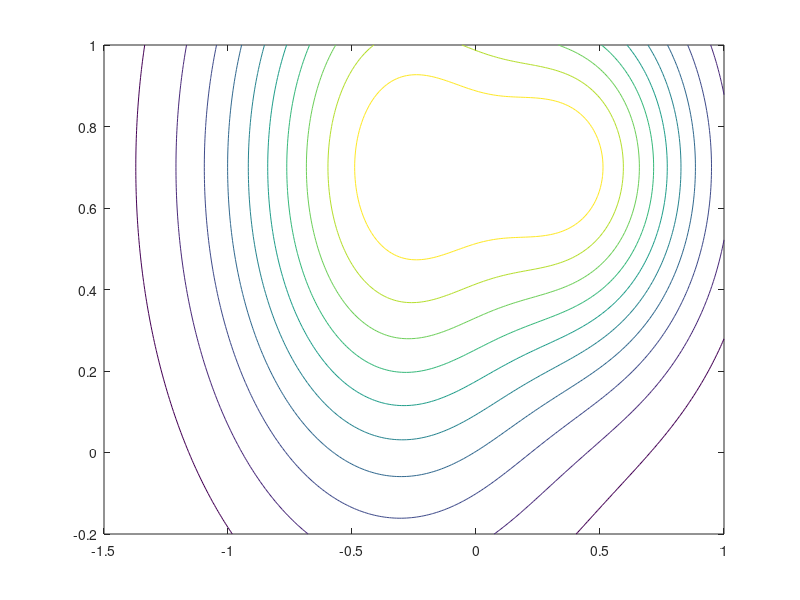

Write MATLAB code to recreate this figure.
% ECE471/571 project 1
% How to estimate two-modal Gaussian
% 
% Assume you've already run "plotsynth.m"

%
clear all;

% following is the estimate from class 0, the red samples
% if you've used the plotsynth.m to plot the samples from the training set
d = 2;    % two-dimensional
mu1 = [-0.31; 0.7];
mu2 = [0.5; 0.7];
S1 = [0.25 0; 0 0.3];
S2 = [0.1 0; 0 0.1];
A1 = 0.8;
A2 = 1 - A1;

nr = 1;     % row index
for i=-1.5:0.01:1
  nc = 1;   % column index
  for j=-0.2:0.01:1 
    x = [i;j];
    px1 = A1/((2*pi)^(d/2)*(det(S1))^(1/2)) * exp(-1/2*(x - mu1)'*inv(S1)*(x-mu1));
    px2 = A2/((2*pi)^(d/2)*(det(S2))^(1/2)) * exp(-1/2*(x - mu2)'*inv(S2)*(x-mu2));
    px(nr,nc) = px1 + px2;
    nc = nc + 1;
 end
 nr = nr + 1;
end

[m,n] = size(px);

xindex = repmat([-1.5:0.01:1]',1,n);
yindex = repmat([-0.2:0.01:1],m,1);

contour(xindex,yindex,px);



